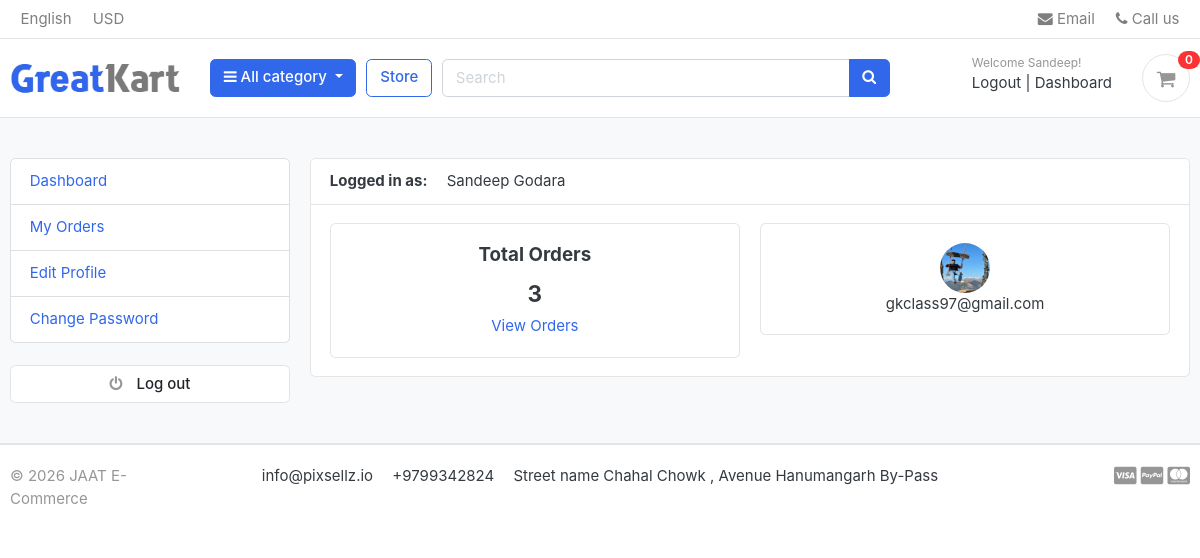
Screenshot of /accounts/dashboard/ (signed in) with the database file from the repository.
### accounts/models.py (models this page shows, shortened)
class Account(AbstractBaseUser):
    first_name   = models.CharField(max_length=50)
    last_name    = models.CharField(max_length=50)
    username     = models.CharField(max_length=50, unique=True)
    email        = models.EmailField(max_length=100,unique=True)
    phone_number = models.CharField(max_length=50)
    date_joined  = models.DateTimeField(auto_now_add=True)
    last_login = models.DateTimeField(auto_now_add=True)
    is_admin   = models.BooleanField(default=False)
    is_staff   = models.BooleanField(default=False)
    is_active   = models.BooleanField(default=False)
    is_superadmin  = models.BooleanField(default=False)
    USERNAME_FIELD = 'email'
    REQUIRED_FIELDS = ['username', 'first_name', 'last_name']
    objects = MyAccountManager()
    def full_name(self):
        return f'{self.first_name} {self.last_name}'

class UserProfile(models.Model):
    user = models.OneToOneField(Account, on_delete=models.CASCADE)
    address_line_1 = models.CharField(blank=True, max_length=100)
    address_line_2 = models.CharField(blank=True, max_length=100)
    profile_picture = models.ImageField(blank=True, upload_to='userprofile')
    city = models.CharField(blank=True, max_length=100)
    state = models.CharField(blank=True, max_length=100)
    country = models.CharField(blank=True, max_length=100)

### accounts/views.py (the view)
# urls.py: path('dashboard/', views.dashboard, name='dashboard'),
@login_required(login_url='login')
def dashboard(request):
    orders = Order.objects.order_by('-created_at').filter(user_id=request.user.id, is_ordered=True)
    orders_count=orders.count()
    userprofile = UserProfile.objects.get(user_id=request.user.id)
    context={
        'orders_count': orders_count,
        'userprofile': userprofile,
    }
    return render(request, 'accounts/dashboard.html',context)

### carts/context_processors.py (called while the page is built)
def counter(request):
    cart_count=0
    if 'admin' in request.path:
        return {}
    else:
        try:
            cart = Cart.objects.filter(cart_id= _cart_id(request))
            if request.user.is_authenticated:
                cart_items = CartItem.objects.all().filter(user=request.user)
            else:
                cart_items = CartItem.objects.all().filter(cart=cart[:1])
            for cart_item in cart_items:
                cart_count += cart_item.quantity
        except Cart.DoesNotExist:
            cart_count=0
    return dict(cart_count= cart_count)

### carts/views.py (called while the page is built)
def _cart_id(request):
    cart=request.session.session_key
    if not cart:
        cart = request.session.create()
    return cart

### category/context_processors.py (called while the page is built)
def menu_links(request):
    links = Category.objects.all()
    return dict(links=links)

### category/models.py (called while the page is built)
    def get_url(self):
        return reverse('products_by_category', args=[self.slug])

### templates/accounts/dashboard.html (shortened to what this page needs)
{% extends 'base.html' %}
{% block content %}
<section class="section-conten padding-y bg">
<div class="container">
	<div class="row">
	{% include 'includes/dashboard_sidebar.html' %}
	<main class="col-md-9">
		<article class="card">
		<header class="card-header">
			<strong class="d-inline-block mr-3">Logged in as:</strong>
			<span>{{user.full_name}}</span>
		</header>
		<div class="card-body">
			<div class="row">
				<div class="col-md-6">
					<div class="card" style="text-align:center;">
						<div class="card-body">
							<h5 class="card-title">Total Orders</h5>
							<h4>{{orders_count}}</h4>
							<a href="{% url 'my_orders'%}">View Orders</a>
						</div>
					</div>
				</div>
				<div class="col-md-6">
					<div class="card" style="text-align:center;">
						<div class="card-body">
							<img src="{{userprofile.profile_picture.url}}" alt="User Profile Picture" width="50" height="50" style="border-radius:50%;">
							<p class="mb-0">{{user.email}}</p>
						</div>
					</div>
				</div>
			</div>
		</div>
		</article>
	</main>
</div>
</div>
</section>
{% endblock %}

### templates/includes/navbar.html (shortened to what this page needs)
{% load static %}
<header class="section-header">
	<nav class="navbar p-md-0 navbar-expand-sm navbar-light border-bottom">
		<div class="container">
			<div class="collapse navbar-collapse" id="navbarTop4">
				<ul class="navbar-nav mr-auto">
					<li class="nav-item dropdown">
						<a href="#" class="nav-link"> English </a>
					</li>
					<li class="nav-item dropdown">
						<a href="#" class="nav-link"> USD </a>
					</li>
				</ul>
				<ul class="navbar-nav">
					<li><a href="#" class="nav-link"> <i class="fa fa-envelope"></i> Email </a></li>
					<li><a href="#" class="nav-link"> <i class="fa fa-phone"></i> Call us </a></li>
				</ul>
			</div>
		</div>
	</nav>
	<section class="header-main border-bottom">
		<div class="container">
			<div class="row align-items-center">
				<div class="col-lg-2 col-md-3 col-6">
					<a href="{% url 'home' %}" class="brand-wrap">
						<img class="logo" src="{% static './images/logo.png'%}">
					</a>
				</div>
				<div class="col-lg col-sm col-md col-6 flex-grow-0">
					<div class="category-wrap dropdown d-inline-block float-right">
						<button type="button" class="btn btn-primary dropdown-toggle" data-toggle="dropdown">
							<i class="fa fa-bars"></i> All category
						</button>
					</div>
				</div>
				<a href="{% url 'store' %}" class="btn btn-outline-primary">Store</a>
				<div class="col-lg  col-md-6 col-sm-12 col">
					<form action="{% url 'search' %}" class="search" method="GET">
						<div class="input-group w-100">
							<input type="text" class="form-control" style="width:60%;" placeholder="Search"
								name="keyword">
							<div class="input-group-append">
								<button class="btn btn-primary" type="submit">
									<i class="fa fa-search"></i>
								</button>
							</div>
						</div>
					</form>
				</div>
				<div class="col-lg-3 col-sm-6 col-8 order-2 order-lg-3">
					<div class="d-flex justify-content-end mb-3 mb-lg-0">
						<div class="widget-header">
							{% if user.is_authenticated %}
							<small class="title text-muted">Welcome {{ user.first_name }}!</small>
							<div>
								<a href="{% url 'logout' %}">Logout</a> <span class="dark-transp"> | </span>
								<a href="{% url 'dashboard' %}">Dashboard</a>
							</div>
							{% else %}
							<small class="title text-muted">Welcome guest!</small>
							<div>
								<a href="{% url 'login' %}">Sign in</a> <span class="dark-transp"> | </span>
								<a href="{% url 'register' %}"> Register</a>
							</div>
							{% endif %}
						</div>
						<a href="{% url 'cart' %}" class="widget-header pl-3 ml-3">
							<div class="icon icon-sm rounded-circle border"><i class="fa fa-shopping-cart"></i></div>
							<span class="badge badge-pill badge-danger notify">{{cart_count}}</span>
						</a>
					</div>
				</div>
			</div>
		</div>
	</section>
</header>

### static/css/ui.css (style rules this page uses)
html { font-family: "Inter", sans-serif; font-size: 15px; }
.icon-xs, .icon-sm, .icon-md, .icon-lg { display: inline-block; text-align: center; flex-shrink: 0; flex-grow: 0; }
.icon-sm { width: 48px; height: 48px; line-height: 48px !important; font-size: 20px; }
.padding-y { padding-top: 40px; padding-bottom: 40px; }
article:after, .form-group:after { display: block; clear: both; content: ""; }
.bg { background-color: #f8f9fa; }
.header-main { position: relative; padding-top: 1rem; padding-bottom: 1rem; }
.brand-wrap .logo, .navbar-brand .logo { margin-right: 7px; max-height: 42px; display: inline-block; }
.widget-header { display: inline-block; vertical-align: middle; position: relative; }
.widget-header a { color: #343a40; }
.widget-header i { color: #969696; }
.widget-header .title { display: block; }
.widget-header .notify { position: absolute; top: -3px; right: -10px; }
.notify { position: absolute; top: -4px; right: -10px; display: inline-block; padding: 0.25em 0.6em; font-size: 12px; line-height: 1; text-align: center; border-radius: 3rem; color: #fff; background-color: #fa3434; }

### rows the page displays
Account: first_name "Sandeep", full_name "Sandeep Godara", email "gkclass97@gmail.com"
UserProfile: profile_picture (picture)

### other values shown
{{ cart_count }} "0"
{{ orders_count }} "3"
